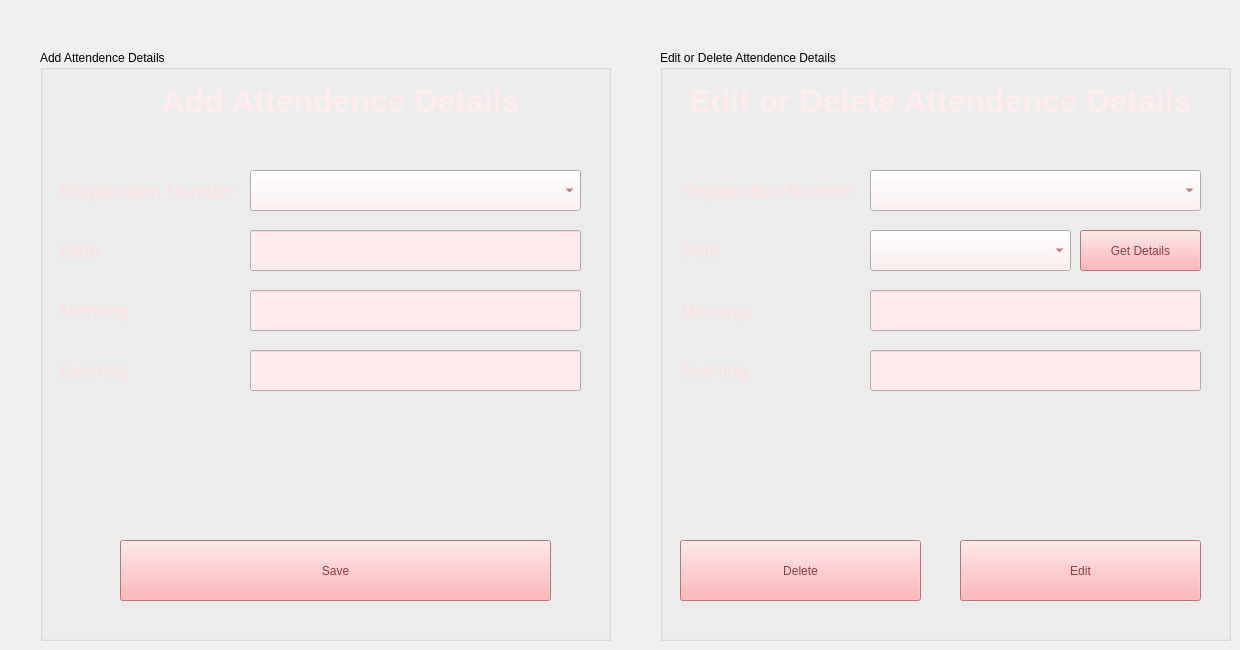
    <widget class="QWidget" name="tab_6">
     <attribute name="title">
      <string>Attendence</string>
     </attribute>
     <widget class="QGroupBox" name="groupBox_3">
      <property name="geometry">
       <rect>
        <x>40</x>
        <y>50</y>
        <width>571</width>
        <height>591</height>
       </rect>
      </property>
      <property name="title">
       <string>Add Attendence Details</string>
      </property>
      <widget class="QLabel" name="label_43">
       <property name="geometry">
        <rect>
         <x>100</x>
         <y>30</y>
         <width>401</width>
         <height>41</height>
        </rect>
       </property>
       <property name="font">
        <font>
         <pointsize>24</pointsize>
         <weight>75</weight>
         <bold>true</bold>
        </font>
       </property>
       <property name="styleSheet">
        <string notr="true">color: rgb(255, 235, 235);</string>
       </property>
       <property name="text">
        <string>Add Attendence Details</string>
       </property>
       <property name="alignment">
        <set>Qt::AlignCenter</set>
       </property>
      </widget>
      <widget class="QLabel" name="label_44">
       <property name="geometry">
        <rect>
         <x>20</x>
         <y>130</y>
         <width>181</width>
         <height>21</height>
        </rect>
       </property>
       <property name="font">
        <font>
         <pointsize>14</pointsize>
        </font>
       </property>
       <property name="styleSheet">
        <string notr="true">color: rgb(255, 222, 223);</string>
       </property>
       <property name="text">
        <string>Registration Number</string>
       </property>
      </widget>
      <widget class="QLineEdit" name="lineEdit_22">
       <property name="geometry">
        <rect>
         <x>210</x>
         <y>180</y>
         <width>331</width>
         <height>41</height>
        </rect>
       </property>
       <property name="font">
        <font>
         <pointsize>14</pointsize>
        </font>
       </property>
       <property name="styleSheet">
        <string notr="true">background-color: rgb(255, 235, 235);
color: rgb(157, 49, 49);r</string>
       </property>
      </widget>
      <widget class="QLabel" name="label_45">
       <property name="geometry">
        <rect>
         <x>20</x>
         <y>190</y>
         <width>181</width>
         <height>21</height>
        </rect>
       </property>
       <property name="font">
        <font>
         <pointsize>14</pointsize>
        </font>
       </property>
       <property name="styleSheet">
        <string notr="true">color: rgb(255, 222, 223);</string>
       </property>
       <property name="text">
        <string>Date</string>
       </property>
      </widget>
      <widget class="QLineEdit" name="lineEdit_27">
       <property name="geometry">
        <rect>
         <x>210</x>
         <y>240</y>
         <width>331</width>
         <height>41</height>
        </rect>
       </property>
       <property name="font">
        <font>
         <pointsize>14</pointsize>
        </font>
       </property>
       <property name="styleSheet">
        <string notr="true">background-color: rgb(255, 235, 235);
color: rgb(157, 49, 49);r</string>
       </property>
      </widget>
      <widget class="QLabel" name="label_46">
       <property name="geometry">
        <rect>
         <x>20</x>
         <y>250</y>
         <width>181</width>
         <height>21</height>
        </rect>
       </property>
       <property name="font">
        <font>
         <pointsize>14</pointsize>
        </font>
       </property>
       <property name="styleSheet">
        <string notr="true">color: rgb(255, 222, 223);</string>
       </property>
       <property name="text">
        <string>Morning</string>
       </property>
      </widget>
      <widget class="QComboBox" name="comboBox_8">
       <property name="geometry">
        <rect>
         <x>210</x>
         <y>120</y>
         <width>331</width>
         <height>41</height>
        </rect>
       </property>
       <property name="styleSheet">
        <string notr="true">background-color: rgb(255, 235, 235);
color: rgb(157, 49, 49);
font: 14pt &quot;MS Shell Dlg 2&quot;;</string>
       </property>
      </widget>
      <widget class="QLineEdit" name="lineEdit_28">
       <property name="geometry">
        <rect>
         <x>210</x>
         <y>300</y>
         <width>331</width>
         <height>41</height>
        </rect>
       </property>
       <property name="font">
        <font>
         <pointsize>14</pointsize>
        </font>
       </property>
       <property name="styleSheet">
        <string notr="true">background-color: rgb(255, 235, 235);
color: rgb(157, 49, 49);r</string>
       </property>
      </widget>
      <widget class="QLabel" name="label_47">
       <property name="geometry">
        <rect>
         <x>20</x>
         <y>310</y>
         <width>181</width>
         <height>21</height>
        </rect>
       </property>
       <property name="font">
        <font>
         <pointsize>14</pointsize>
        </font>
       </property>
       <property name="styleSheet">
        <string notr="true">color: rgb(255, 222, 223);</string>
       </property>
       <property name="text">
        <string>Evening</string>
       </property>
      </widget>
      <widget class="QPushButton" name="pushButton_9">
       <property name="geometry">
        <rect>
         <x>80</x>
         <y>490</y>
         <width>431</width>
         <height>61</height>
        </rect>
       </property>
       <property name="styleSheet">
        <string notr="true">font: 14pt &quot;MS Shell Dlg 2&quot;;
background-color: rgb(255, 158, 161);
color: rgb(147, 56, 70);</string>
       </property>
       <property name="text">
        <string>Save</string>
       </property>
      </widget>
     </widget>
     <widget class="QGroupBox" name="groupBox_4">
      <property name="geometry">
       <rect>
        <x>660</x>
        <y>50</y>
        <width>571</width>
        <height>591</height>
       </rect>
      </property>
      <property name="title">
       <string>Edit or Delete Attendence Details</string>
      </property>
      <widget class="QLabel" name="label_51">
       <property name="geometry">
        <rect>
         <x>20</x>
         <y>130</y>
         <width>181</width>
         <height>21</height>
        </rect>
       </property>
       <property name="font">
        <font>
         <pointsize>14</pointsize>
        </font>
       </property>
       <property name="styleSheet">
        <string notr="true">color: rgb(255, 222, 223);</string>
       </property>
       <property name="text">
        <string>Registration Number</string>
       </property>
      </widget>
      <widget class="QLabel" name="label_52">
       <property name="geometry">
        <rect>
         <x>20</x>
         <y>190</y>
         <width>181</width>
         <height>21</height>
        </rect>
       </property>
       <property name="font">
        <font>
         <pointsize>14</pointsize>
        </font>
       </property>
       <property name="styleSheet">
        <string notr="true">color: rgb(255, 222, 223);</string>
       </property>
       <property name="text">
        <string>Date</string>
       </property>
      </widget>
      <widget class="QLineEdit" name="lineEdit_32">
       <property name="geometry">
        <rect>
         <x>210</x>
         <y>240</y>
         <width>331</width>
         <height>41</height>
        </rect>
       </property>
       <property name="font">
        <font>
         <pointsize>14</pointsize>
        </font>
       </property>
       <property name="styleSheet">
        <string notr="true">background-color: rgb(255, 235, 235);
color: rgb(157, 49, 49);r</string>
       </property>
      </widget>
      <widget class="QLabel" name="label_53">
       <property name="geometry">
        <rect>
         <x>20</x>
         <y>251</y>
         <width>181</width>
         <height>20</height>
        </rect>
       </property>
       <property name="font">
        <font>
         <pointsize>14</pointsize>
        </font>
       </property>
       <property name="styleSheet">
        <string notr="true">color: rgb(255, 222, 223);</string>
       </property>
       <property name="text">
        <string>Morning</string>
       </property>
      </widget>
      <widget class="QComboBox" name="comboBox_9">
       <property name="geometry">
        <rect>
         <x>210</x>
         <y>120</y>
         <width>331</width>
         <height>41</height>
        </rect>
       </property>
       <property name="styleSheet">
        <string notr="true">background-color: rgb(255, 235, 235);
color: rgb(157, 49, 49);
font: 14pt &quot;MS Shell Dlg 2&quot;;</string>
       </property>
      </widget>
      <widget class="QLineEdit" name="lineEdit_33">
       <property name="geometry">
        <rect>
         <x>210</x>
         <y>300</y>
         <width>331</width>
         <height>41</height>
        </rect>
       </property>
       <property name="font">
        <font>
         <pointsize>14</pointsize>
        </font>
       </property>
       <property name="styleSheet">
        <string notr="true">background-color: rgb(255, 235, 235);
color: rgb(157, 49, 49);r</string>
       </property>
      </widget>
      <widget class="QLabel" name="label_54">
       <property name="geometry">
        <rect>
         <x>20</x>
         <y>310</y>
         <width>181</width>
         <height>21</height>
        </rect>
       </property>
       <property name="font">
        <font>
         <pointsize>14</pointsize>
        </font>
       </property>
       <property name="styleSheet">
        <string notr="true">color: rgb(255, 222, 223);</string>
       </property>
       <property name="text">
        <string>Evening</string>
       </property>
      </widget>
      <widget class="QLabel" name="label_50">
       <property name="geometry">
        <rect>
         <x>10</x>
         <y>30</y>
         <width>541</width>
         <height>41</height>
        </rect>
       </property>
       <property name="font">
        <font>
         <pointsize>24</pointsize>
         <weight>75</weight>
         <bold>true</bold>
        </font>
       </property>
       <property name="styleSheet">
        <string notr="true">color: rgb(255, 235, 235);</string>
       </property>
       <property name="text">
        <string>Edit or Delete Attendence Details</string>
       </property>
       <property name="alignment">
        <set>Qt::AlignCenter</set>
       </property>
      </widget>
      <widget class="QPushButton" name="pushButton_10">
       <property name="geometry">
        <rect>
         <x>20</x>
         <y>490</y>
         <width>241</width>
         <height>61</height>
        </rect>
       </property>
       <property name="styleSheet">
        <string notr="true">font: 14pt &quot;MS Shell Dlg 2&quot;;
background-color: rgb(255, 158, 161);
color: rgb(147, 56, 70);</string>
       </property>
       <property name="text">
        <string>Delete</string>
       </property>
      </widget>
      <widget class="QPushButton" name="pushButton_11">
       <property name="geometry">
        <rect>
         <x>300</x>
         <y>490</y>
         <width>241</width>
         <height>61</height>
        </rect>
       </property>
       <property name="styleSheet">
        <string notr="true">font: 14pt &quot;MS Shell Dlg 2&quot;;
background-color: rgb(255, 158, 161);
color: rgb(147, 56, 70);</string>
       </property>
       <property name="text">
        <string>Edit</string>
       </property>
      </widget>
      <widget class="QComboBox" name="comboBox_11">
       <property name="geometry">
        <rect>
         <x>210</x>
         <y>180</y>
         <width>201</width>
         <height>41</height>
        </rect>
       </property>
       <property name="styleSheet">
        <string notr="true">background-color: rgb(255, 235, 235);
color: rgb(157, 49, 49);
font: 14pt &quot;MS Shell Dlg 2&quot;;</string>
       </property>
      </widget>
      <widget class="QPushButton" name="pushButton_12">
       <property name="geometry">
        <rect>
         <x>420</x>
         <y>180</y>
         <width>121</width>
         <height>41</height>
        </rect>
       </property>
       <property name="styleSheet">
        <string notr="true">font: 14pt &quot;MS Shell Dlg 2&quot;;
background-color: rgb(255, 158, 161);
color: rgb(147, 56, 70);</string>
       </property>
       <property name="text">
        <string>Get Details</string>
       </property>
      </widget>
     </widget>
    </widget>
